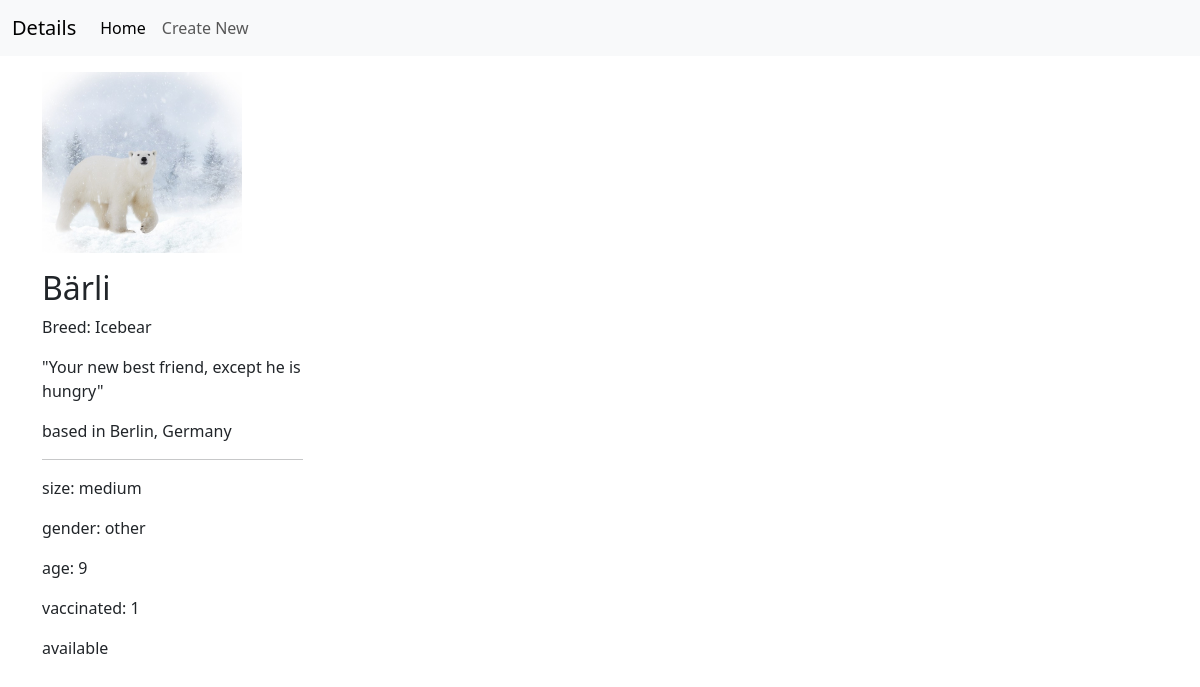
Before: /Admin/details.php?x=5 (signed in) with the older database file.
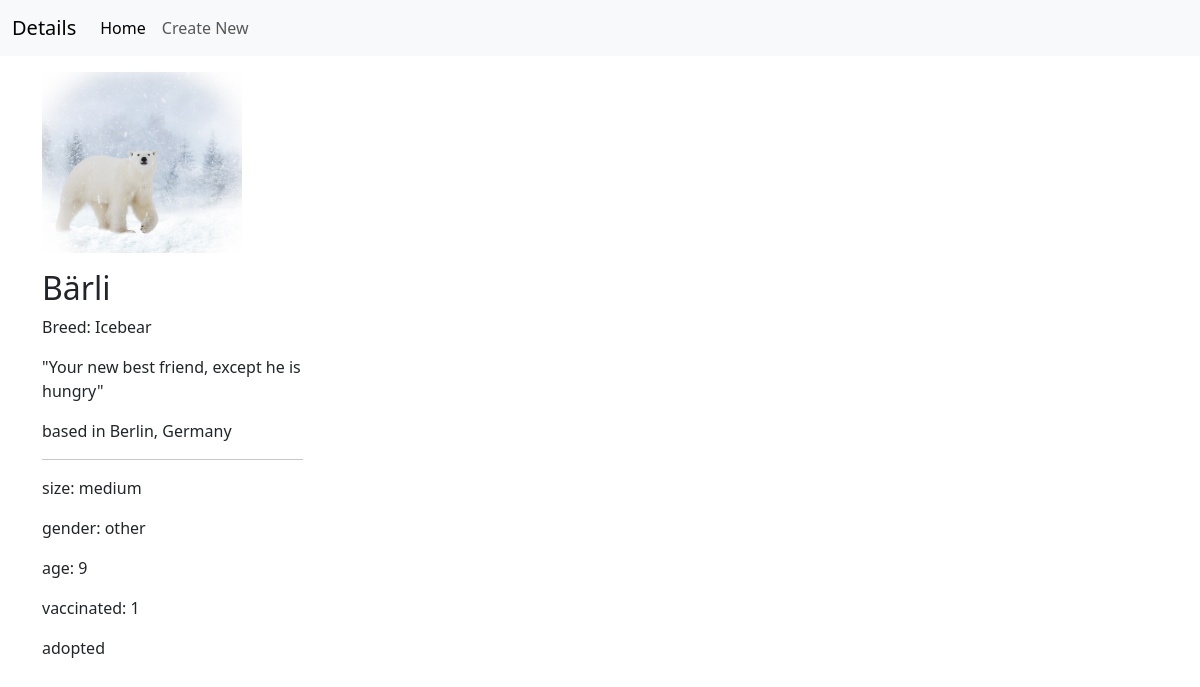
After: the same page with the newer database file.
### tables this page shows
CREATE TABLE `animals` (
  `id` int(11) NOT NULL,
  `name` varchar(255) NOT NULL,
  `location` varchar(255) NOT NULL,
  `description` varchar(255) NOT NULL,
  `size` varchar(255) NOT NULL,
  `vaccinated` varchar(255) NOT NULL,
  `age` int(11) NOT NULL,
  `breed` varchar(255) NOT NULL,
  `gender` varchar(255) NOT NULL,
  `status` varchar(255) NOT NULL DEFAULT 'available',
  `picture` varchar(255) DEFAULT NULL
);

### Admin/details.php (the view, shortened to what this page needs)
<?php
require_once "../db_connection.php";
$id= $_GET["x"];
$sql= "SELECT * FROM animals WHERE id=$id";
$result=mysqli_query($connect, $sql);
$row= mysqli_fetch_assoc($result);
?>
<!DOCTYPE html>
<html lang="en">
<head>
    <link  href="https://cdn.jsdelivr.net/npm/bootstrap@5.3.0/dist/css/bootstrap.min.css"  rel="stylesheet">
</head>
<body>
<nav class="navbar navbar-expand-lg bg-body-tertiary">
  <div class="container-fluid">
    <a class="navbar-brand" href="#">Details</a>
    <div class="collapse navbar-collapse" id="navbarSupportedContent">
      <ul class="navbar-nav me-auto mb-2 mb-lg-0">
        <li class="nav-item">
          <a class="nav-link active" aria-current="page" href="index.php">Home</a>
        </li>
        <li class="nav-item">
          <a class="nav-link" href="create.php">Create New</a>
        </li>
      </ul>
    </div>
  </div>
</nav>
<div class="container">
    <div class="row row-cols-lg-4 row-cols-md-3 row-cols-sm-2 row-cols-sx-1">
    <div class="mt-3">
    <p><img src="<?="../img/$row[picture]"?>" width="200"></p>
    <h2><?=$row["name"] ?></h2>
    <p>Breed: <?=$row["breed"] ?></p>
    <p>"<?=$row["description"] ?>"</p>
    <p>based in <?=$row["location"] ?></p>
    <hr>
    <p>size: <?=$row["size"] ?></p>
    <p>gender: <?=$row["gender"] ?></p>
    <p>age: <?=$row["age"] ?></p>
    <p>vaccinated: <?=$row["vaccinated"] ?></p>
    <p><?=$row["status"] ?></p>
    </div>
    </div>
</div>
</body>
</html>
</body>
</html>

Changed rows visible on the page:
changed animals "Bärli": status "available" → "adopted"
